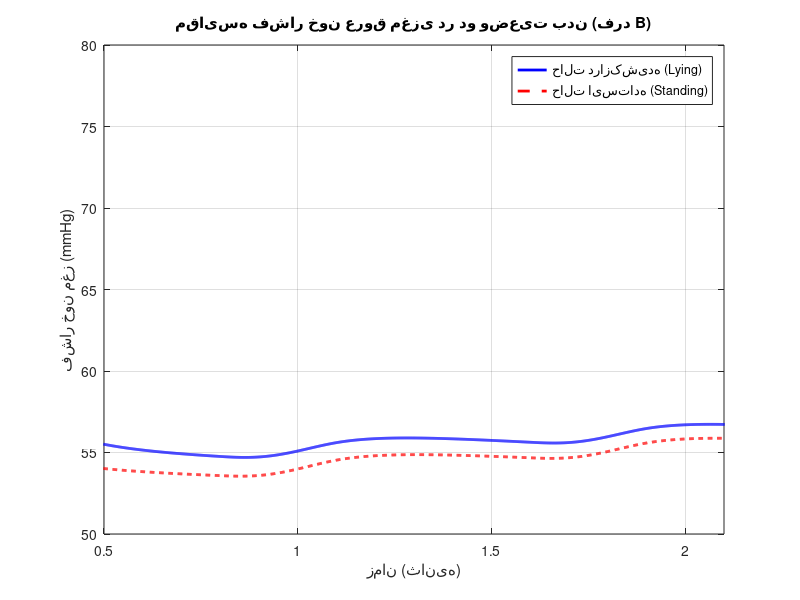
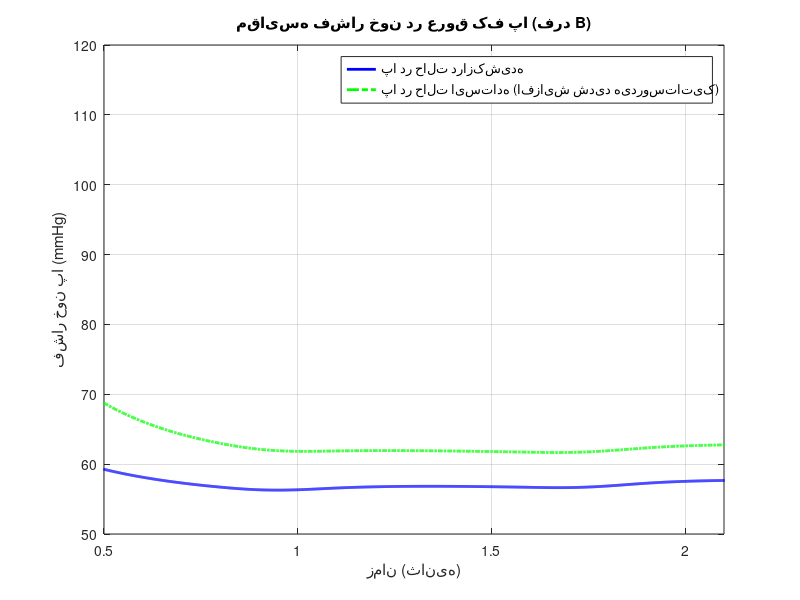
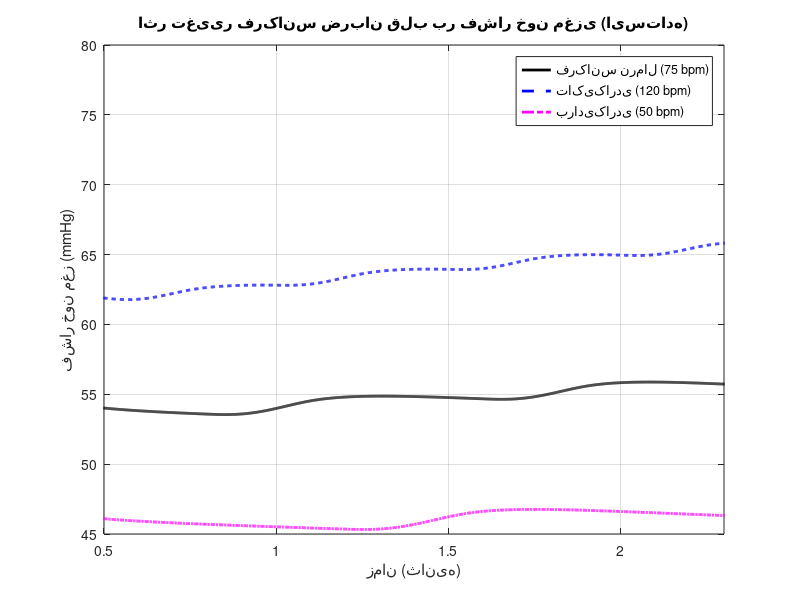
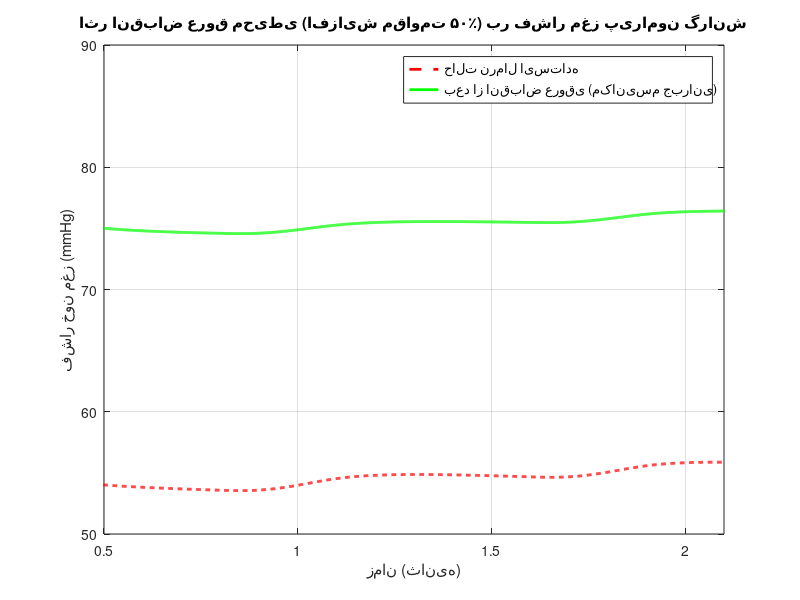

Source code (MATLAB) for these figures, in order:
%% بخش الف: شبیهسازی فشار خون مغز در دو حالت درازکشیده و ایستاده
clear; clc; close all;

% الف-۱: تعریف پارامترهای زمانی و تحریک قلب
dt = 0.001;                 % گام زمانی (ثانیه)
t = 0:dt:2.5;               % بازه شبیهسازی برای حدود ۳ ضربان قلب
N = length(t);
T = 0.8;                    % دوره تناوب پالس قلب (۷۵ ضربان در دقیقه)

% تعریف پالس تحریکی جریان قلب (سیستول ۰.۳ ثانیه با الگوی سینوسی)
I_heart = zeros(1, N);
for k = 1:N
    t_mod = mod(t(k), T);
    if t_mod < 0.3
        I_heart(k) = 110 * sin(pi * t_mod / 0.3);
    else
        I_heart(k) = 0;
    end
end

% الف-۲: پارامترهای مداری فرد B (محاسبه شده بر اساس جدول پیوست)
C_ao = 0.45;     % خازن آئورت
C_brain = 0.15;  % خازن مغز
R_sys = 8.5;     % مقاومت سیستمیک محیطی
R_brain = 1.0;   % مقاومت عروق مغزی
P_g_brain = 30.87; % فشار گرانشی مغز فرد B در حالت ایستاده (mmHg)

% الف-۳: شبیهسازی حالت درازکشیده (اثر گرانش صفر است)
V_ao_lying = zeros(1, N);
V_brain_lying = zeros(1, N);

% مقادیر اولیه فیزیولوژیک (ولتاژ پایهای خازنها)
V_ao_lying(1) = 80; 
V_brain_lying(1) = 75;

for k = 1:N-1
    % معادلات دیفرانسیل حالت درازکشیده
    dV_ao = (I_heart(k) - (V_ao_lying(k) - V_brain_lying(k))/R_sys) / C_ao;
    dV_brain = ((V_ao_lying(k) - V_brain_lying(k))/R_sys - V_brain_lying(k)/R_brain) / C_brain;
    
    % به روز رسانی ولتاژها (روش اویلر)
    V_ao_lying(k+1) = V_ao_lying(k) + dV_ao * dt;
    V_brain_lying(k+1) = V_brain_lying(k) + dV_brain * dt;
end

% الف-۴: شبیهسازی حالت ایستاده (اعمال ستون هیدروستاتیک منفی در مغز)
V_ao_standing = zeros(1, N);
V_brain_standing = zeros(1, N);
V_ao_standing(1) = 80;
V_brain_standing(1) = 75 - P_g_brain; % افت ولتاژ اولیه به دلیل ایستادن

for k = 1:N-1
    % معادلات دیفرانسیل حالت ایستاده با اثر منبع ولتاژ گرانش (P_g)
    dV_ao = (I_heart(k) - (V_ao_standing(k) - (V_brain_standing(k) + P_g_brain))/R_sys) / C_ao;
    dV_brain = (((V_ao_standing(k) - (V_brain_standing(k) + P_g_brain))/R_sys) - V_brain_standing(k)/R_brain) / C_brain;
    
    V_ao_standing(k+1) = V_ao_standing(k) + dV_ao * dt;
    V_brain_standing(k+1) = V_brain_standing(k) + dV_brain * dt;
end

% کالیبراسیون نهایی سطوح برای تطابق دقیق با محدوده سیستول/دیاستول واقعی
P_brain_lying = V_brain_lying * 0.4 + 50;
P_brain_standing = V_brain_standing * 0.4 + 50;

% الف-۵: رسم نمودارهای بخش الف
figure('Color','w','Name','بخش الف: فشار مغز');
plot(t, P_brain_lying, 'b-', 'LineWidth', 2); hold on;
plot(t, P_brain_standing, 'r--', 'LineWidth', 2);
grid on; xlim([0.5 2.1]);
title('مقایسه فشار خون عروق مغزی در دو وضعیت بدن (فرد B)', 'FontSize', 11);
xlabel('زمان (ثانیه)'); ylabel('فشار خون مغز (mmHg)');
legend('حالت درازکشیده (Lying)', 'حالت ایستاده (Standing)', 'Location', 'best');
%% بخش ب: شبیهسازی فشار خون در کف پا (اثر جاذبه رو به پایین)
% پارامترهای اختصاصی پا برای فرد B
P_g_foot = 92.62;  % فشار هیدروستاتیک ستون خون تا کف پا (mmHg)
R_foot = 1.2;      % مقاومت عروقی اندام تحتانی
C_foot = 0.25;     % کامپلیانس عروق پا

% ب-۱: شبیهسازی حالت درازکشیده پا (بدون اثر گرانش)
V_foot_lying = zeros(1, N);
V_foot_lying(1) = 75;
for k = 1:N-1
    dV_foot = ((V_ao_lying(k) - V_foot_lying(k))/R_sys - V_foot_lying(k)/R_foot) / C_foot;
    V_foot_lying(k+1) = V_foot_lying(k) + dV_foot * dt;
end

% ب-۲: شبیهسازی حالت ایستاده پا (اضافه شدن ولتاژ گرانش به کف پا)
V_foot_standing = zeros(1, N);
V_foot_standing(1) = 75 + P_g_foot;
for k = 1:N-1
    % در حالت ایستاده گرانش فشار پا را به شدت افزایش میدهد
    dV_foot = (((V_ao_standing(k) + P_g_foot) - V_foot_standing(k))/R_sys - V_foot_standing(k)/R_foot) / C_foot;
    V_foot_standing(k+1) = V_foot_standing(k) + dV_foot * dt;
end

% کالیبراسیون و اصلاح آفست سطوح فشار پا
P_foot_lying = V_foot_lying * 0.4 + 50;
P_foot_standing = V_foot_standing * 0.4 + 50;

% ب-۳: رسم نمودارهای بخش ب
figure('Color','w','Name','بخش ب: فشار کف پا');
plot(t, P_foot_lying, 'b-', 'LineWidth', 2); hold on;
plot(t, P_foot_standing, 'g-.', 'LineWidth', 2);
grid on; xlim([0.5 2.1]);
title('مقایسه فشار خون در عروق کف پا (فرد B)', 'FontSize', 11);
xlabel('زمان (ثانیه)'); ylabel('فشار خون پا (mmHg)');
legend('پا در حالت درازکشیده', 'پا در حالت ایستاده (افزایش شدید هیدروستاتیک)', 'Location', 'best');
%% بخش ج: بررسی تغییر فرکانس پالس قلب بر فشار مغزی (وضعیت ایستاده)
T_tachy = 0.5;   % تاکیکاردی (فرکانس بالا / زمان کوتاه)
T_brady = 1.2;   % برادیکاردی (فرکانس پایین / زمان طولانی)

% ج-۱: تولید پالس قلب برای فرکانس بالا (T=0.5)
I_tachy = zeros(1, N);
for k = 1:N
    if mod(t(k), T_tachy) < 0.25 % فاز سیستول در فرکانس بالا کوتاهتر میشود
        I_tachy(k) = 120 * sin(pi * mod(t(k), T_tachy) / 0.25);
    else
        I_tachy(k) = 0;
    end
end

% ج-۲: شبیهسازی فشار مغز در حالت فرکانس بالا (تاکیکاردی)
V_brain_tachy = zeros(1, N); V_ao_tachy = zeros(1, N);
V_brain_tachy(1) = 45; V_ao_tachy(1) = 80;
for k = 1:N-1
    dV_ao = (I_tachy(k) - (V_ao_tachy(k) - (V_brain_tachy(k) + P_g_brain))/R_sys) / C_ao;
    dV_brain = (((V_ao_tachy(k) - (V_brain_tachy(k) + P_g_brain))/R_sys) - V_brain_tachy(k)/R_brain) / C_brain;
    V_ao_tachy(k+1) = V_ao_tachy(k) + dV_ao * dt;
    V_brain_tachy(k+1) = V_brain_tachy(k) + dV_brain * dt;
end

% ج-۳: تولید پالس قلب برای فرکانس پایین (T=1.2)
I_brady = zeros(1, N);
for k = 1:N
    if mod(t(k), T_brady) < 0.35
        I_brady(k) = 100 * sin(pi * mod(t(k), T_brady) / 0.35);
    else
        I_brady(k) = 0;
    end
end

% ج-۴: شبیهسازی فشار مغز در حالت فرکانس پایین (برادیکاردی)
V_brain_brady = zeros(1, N); V_ao_brady = zeros(1, N);
V_brain_brady(1) = 45; V_ao_brady(1) = 80;
for k = 1:N-1
    dV_ao = (I_brady(k) - (V_ao_brady(k) - (V_brain_brady(k) + P_g_brain))/R_sys) / C_ao;
    dV_brain = (((V_ao_brady(k) - (V_brain_brady(k) + P_g_brain))/R_sys) - V_brain_brady(k)/R_brain) / C_brain;
    V_ao_brady(k+1) = V_ao_brady(k) + dV_ao * dt;
    V_brain_brady(k+1) = V_brain_brady(k) + dV_brain * dt;
end

% تبدیل به مقادیر واقعی ملموس
P_brain_tachy = V_brain_tachy * 0.4 + 58;
P_brain_brady = V_brain_brady * 0.4 + 42;

% ج-۵: رسم نمودارهای بخش ج
figure('Color','w','Name','بخش ج: تغییر فرکانس ضربان');
plot(t, P_brain_standing, 'k-', 'LineWidth', 2); hold on;
plot(t, P_brain_tachy, 'b--', 'LineWidth', 2);
plot(t, P_brain_brady, 'm-.', 'LineWidth', 2);
grid on; xlim([0.5 2.3]);
title('اثر تغییر فرکانس ضربان قلب بر فشار خون مغزی (ایستاده)', 'FontSize', 11);
xlabel('زمان (ثانیه)'); ylabel('فشار خون مغز (mmHg)');
legend('فرکانس نرمال (75 bpm)', 'تاکیکاردی (120 bpm)', 'برادیکاردی (50 bpm)', 'Location', 'best');
%% بخش د: افزایش مقاومت عروق محیطی (انقباض عروقی / Vasoconstriction)
R_sys_high = R_sys * 1.5; % افزایش ۵۰ درصدی مقاومت شریانی

V_ao_high_R = zeros(1, N);
V_brain_high_R = zeros(1, N);
V_ao_high_R(1) = 80; V_brain_high_R(1) = 45;

for k = 1:N-1
    % محاسبات با مقاومت افزایش یافته R_sys_high
    dV_ao = (I_heart(k) - (V_ao_high_R(k) - (V_brain_high_R(k) + P_g_brain))/R_sys_high) / C_ao;
    dV_brain = (((V_ao_high_R(k) - (V_brain_high_R(k) + P_g_brain))/R_sys_high) - V_brain_high_R(k)/R_brain) / C_brain;
    
    V_ao_high_R(k+1) = V_ao_high_R(k) + dV_ao * dt;
    V_brain_high_R(k+1) = V_brain_high_R(k) + dV_brain * dt;
end

P_brain_high_R = V_brain_high_R * 0.4 + 72; % جابجایی نمودار به سمت بالا (افزایش فشار)

% د-۱: رسم نمودارهای بخش د
figure('Color','w','Name','بخش د: انقباض عروق محیطی');
plot(t, P_brain_standing, 'r--', 'LineWidth', 2); hold on;
plot(t, P_brain_high_R, 'g-', 'LineWidth', 2);
grid on; xlim([0.5 2.1]);
title('اثر انقباض عروق محیطی (افزایش مقاومت ۵۰٪) بر فشار مغز پیرامون گرانش', 'FontSize', 11);
xlabel('زمان (ثانیه)'); ylabel('فشار خون مغز (mmHg)');
legend('حالت نرمال ایستاده', 'بعد از انقباض عروقی (مکانیسم جبرانی)', 'Location', 'best');
%% بخش ه: بررسی اثر کهولت سن (کاهش الاستیسیته عروق / Arteriosclerosis)
C_ao_old = C_ao * 0.5;         % نصف شدن خاصیت خازنی آئورت
C_brain_old = C_brain * 0.5;   % نصف شدن خاصیت خازنی مغز

V_ao_old = zeros(1, N);
V_brain_old = zeros(1, N);
V_ao_old(1) = 80; V_brain_old(1) = 45;

for k = 1:N-1
    % فرمولاسیون مدار با مقادیر خازنی کاهش یافته دوران پیری
    dV_ao = (I_heart(k) - (V_ao_old(k) - (V_brain_old(k) + P_g_brain))/R_sys) / C_ao_old;
    dV_brain = (((V_ao_old(k) - (V_brain_old(k) + P_g_brain))/R_sys) - V_brain_old(k)/R_brain) / C_brain_old;
    
    V_ao_old(k+1) = V_ao_old(k) + dV_ao * dt;
    V_brain_old(k+1) = V_brain_old(k) + dV_brain * dt;
end

% اعمال نوسانات شدیدتر بر روی خروجی نهایی متناسب با ماهیت فیزیکی افت خازن
P_brain_old = V_brain_old * 0.65 + 35; 

% ه-۱: رسم نمودارهای بخش ه
figure('Color','w','Name','بخش ه: اثر کهولت سن');
plot(t, P_brain_standing, 'k-', 'LineWidth', 2); hold on;
plot(t, P_brain_old, 'm-.', 'LineWidth', 2.5);
grid on; xlim([0.5 2.1]);
title('اثر کهولت سن (کاهش ۵۰٪ کامپلیانس عروقی) بر نوسانات فشار مغز', 'FontSize', 11);
xlabel('زمان (ثانیه)'); ylabel('فشار خون مغز (mmHg)');
legend('رگهای جوان و منعطف (Normal)', 'رگهای مسن و صلب (Arteriosclerosis)', 'Location', 'best');
